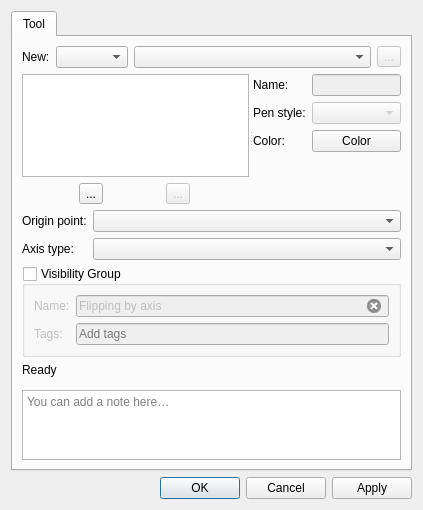
<?xml version="1.0" encoding="UTF-8"?>
<ui version="4.0">
 <class>DialogFlippingByAxis</class>
 <widget class="QDialog" name="DialogFlippingByAxis">
  <property name="geometry">
   <rect>
    <x>0</x>
    <y>0</y>
    <width>423</width>
    <height>510</height>
   </rect>
  </property>
  <property name="windowTitle">
   <string>Flipping by axis</string>
  </property>
  <property name="windowIcon">
   <iconset resource="../../../vmisc/share/resources/icon.qrc">
    <normaloff>:/icon/64x64/icon64x64.png</normaloff>:/icon/64x64/icon64x64.png</iconset>
  </property>
  <layout class="QVBoxLayout" name="verticalLayout_2">
   <item>
    <widget class="QTabWidget" name="tabWidget">
     <property name="currentIndex">
      <number>0</number>
     </property>
     <widget class="QWidget" name="tab">
      <attribute name="title">
       <string>Tool</string>
      </attribute>
      <layout class="QVBoxLayout" name="verticalLayout_4">
       <item>
        <layout class="QHBoxLayout" name="horizontalLayout_5">
         <item>
          <widget class="QLabel" name="label_8">
           <property name="sizePolicy">
            <sizepolicy hsizetype="Preferred" vsizetype="Preferred">
             <horstretch>0</horstretch>
             <verstretch>0</verstretch>
            </sizepolicy>
           </property>
           <property name="text">
            <string>New:</string>
           </property>
          </widget>
         </item>
         <item>
          <widget class="QComboBox" name="comboBoxObjectType">
           <property name="sizePolicy">
            <sizepolicy hsizetype="Preferred" vsizetype="Fixed">
             <horstretch>0</horstretch>
             <verstretch>0</verstretch>
            </sizepolicy>
           </property>
          </widget>
         </item>
         <item>
          <widget class="QComboBox" name="comboBoxNewObject">
           <property name="sizePolicy">
            <sizepolicy hsizetype="Expanding" vsizetype="Fixed">
             <horstretch>0</horstretch>
             <verstretch>0</verstretch>
            </sizepolicy>
           </property>
          </widget>
         </item>
         <item>
          <widget class="QToolButton" name="toolButtonNewObject">
           <property name="enabled">
            <bool>false</bool>
           </property>
           <property name="text">
            <string notr="true">...</string>
           </property>
           <property name="icon">
            <iconset theme="list-add"/>
           </property>
          </widget>
         </item>
        </layout>
       </item>
       <item>
        <widget class="QSplitter" name="splitter">
         <property name="orientation">
          <enum>Qt::Orientation::Horizontal</enum>
         </property>
         <widget class="QWidget" name="layoutWidget">
          <layout class="QVBoxLayout" name="verticalLayout">
           <item>
            <widget class="QListWidget" name="listWidget"/>
           </item>
           <item>
            <layout class="QHBoxLayout" name="horizontalLayout">
             <item>
              <widget class="QToolButton" name="toolButtonBulkRename">
               <property name="text">
                <string notr="true">...</string>
               </property>
               <property name="icon">
                <iconset theme="edit-rename"/>
               </property>
              </widget>
             </item>
             <item>
              <widget class="QToolButton" name="toolButtonRemoveObject">
               <property name="enabled">
                <bool>false</bool>
               </property>
               <property name="text">
                <string notr="true">...</string>
               </property>
               <property name="icon">
                <iconset theme="edit-delete"/>
               </property>
              </widget>
             </item>
            </layout>
           </item>
          </layout>
         </widget>
         <widget class="QWidget" name="formLayoutWidget">
          <layout class="QFormLayout" name="formLayout_2">
           <item row="0" column="0">
            <widget class="QLabel" name="labelName">
             <property name="text">
              <string>Name:</string>
             </property>
            </widget>
           </item>
           <item row="0" column="1">
            <widget class="QLineEdit" name="lineEditName">
             <property name="enabled">
              <bool>false</bool>
             </property>
             <property name="clearButtonEnabled">
              <bool>true</bool>
             </property>
            </widget>
           </item>
           <item row="1" column="0">
            <widget class="QLabel" name="label_7">
             <property name="text">
              <string>Pen style:</string>
             </property>
            </widget>
           </item>
           <item row="1" column="1">
            <widget class="QComboBox" name="comboBoxPenStyle">
             <property name="enabled">
              <bool>false</bool>
             </property>
             <property name="minimumSize">
              <size>
               <width>80</width>
               <height>0</height>
              </size>
             </property>
             <property name="maximumSize">
              <size>
               <width>110</width>
               <height>16777215</height>
              </size>
             </property>
             <property name="sizeAdjustPolicy">
              <enum>QComboBox::SizeAdjustPolicy::AdjustToContents</enum>
             </property>
             <property name="iconSize">
              <size>
               <width>80</width>
               <height>14</height>
              </size>
             </property>
            </widget>
           </item>
           <item row="2" column="0">
            <widget class="QLabel" name="label_6">
             <property name="text">
              <string>Color:</string>
             </property>
            </widget>
           </item>
           <item row="2" column="1">
            <widget class="VPE::QtColorPicker" name="pushButtonColor">
             <property name="text">
              <string notr="true">Color</string>
             </property>
            </widget>
           </item>
          </layout>
         </widget>
        </widget>
       </item>
       <item>
        <layout class="QFormLayout" name="formLayout">
         <item row="0" column="0">
          <widget class="QLabel" name="labelOriginPoint">
           <property name="text">
            <string>Origin point:</string>
           </property>
          </widget>
         </item>
         <item row="0" column="1">
          <widget class="QComboBox" name="comboBoxOriginPoint"/>
         </item>
         <item row="1" column="0">
          <widget class="QLabel" name="labelAxisType">
           <property name="text">
            <string>Axis type:</string>
           </property>
          </widget>
         </item>
         <item row="1" column="1">
          <widget class="QComboBox" name="comboBoxAxisType"/>
         </item>
        </layout>
       </item>
       <item>
        <widget class="QGroupBox" name="groupBoxVisibilityGroup">
         <property name="toolTip">
          <string>Enable to create a visibility group from original objects</string>
         </property>
         <property name="title">
          <string>Visibility Group</string>
         </property>
         <property name="checkable">
          <bool>true</bool>
         </property>
         <property name="checked">
          <bool>false</bool>
         </property>
         <layout class="QGridLayout" name="gridLayout">
          <item row="0" column="0">
           <widget class="QLabel" name="labelGroupName">
            <property name="text">
             <string>Name:</string>
            </property>
           </widget>
          </item>
          <item row="0" column="1">
           <widget class="QLineEdit" name="lineEditVisibilityGroup">
            <property name="text">
             <string>Flipping by axis</string>
            </property>
            <property name="clearButtonEnabled">
             <bool>true</bool>
            </property>
           </widget>
          </item>
          <item row="1" column="0">
           <widget class="QLabel" name="label">
            <property name="text">
             <string>Tags:</string>
            </property>
           </widget>
          </item>
          <item row="1" column="1">
           <widget class="VCompleterLineEdit" name="lineEditGroupTags">
            <property name="toolTip">
             <string>Separate each tag with comma.</string>
            </property>
            <property name="placeholderText">
             <string>Add tags</string>
            </property>
            <property name="clearButtonEnabled">
             <bool>true</bool>
            </property>
           </widget>
          </item>
         </layout>
        </widget>
       </item>
       <item>
        <widget class="QLabel" name="labelStatus">
         <property name="text">
          <string>Ready</string>
         </property>
        </widget>
       </item>
       <item>
        <layout class="QHBoxLayout" name="notesSeparatorLayout">
         <property name="leftMargin">
          <number>33</number>
         </property>
         <property name="rightMargin">
          <number>33</number>
         </property>
         <item>
          <widget class="QFrame" name="notesSeparator">
           <property name="minimumSize">
            <size>
             <width>0</width>
             <height>1</height>
            </size>
           </property>
           <property name="maximumSize">
            <size>
             <width>16777215</width>
             <height>1</height>
            </size>
           </property>
          </widget>
         </item>
        </layout>
       </item>
       <item>
        <widget class="QPlainTextEdit" name="plainTextEditToolNotes">
         <property name="placeholderText">
          <string>You can add a note here…</string>
         </property>
         <property name="maximumSize">
          <size>
           <width>16777215</width>
           <height>100</height>
          </size>
         </property>
        </widget>
       </item>
      </layout>
     </widget>
    </widget>
   </item>
   <item>
    <widget class="QDialogButtonBox" name="buttonBox">
     <property name="orientation">
      <enum>Qt::Orientation::Horizontal</enum>
     </property>
     <property name="standardButtons">
      <set>QDialogButtonBox::StandardButton::Apply|QDialogButtonBox::StandardButton::Cancel|QDialogButtonBox::StandardButton::Ok</set>
     </property>
    </widget>
   </item>
  </layout>
 </widget>
 <customwidgets>
  <customwidget>
   <class>VPE::QtColorPicker</class>
   <extends>QPushButton</extends>
   <header>../vpropertyexplorer/qtcolorpicker.h</header>
  </customwidget>
  <customwidget>
   <class>VCompleterLineEdit</class>
   <extends>QLineEdit</extends>
   <header>../vwidgets/vlineedit.h</header>
  </customwidget>
 </customwidgets>
 <resources>
  <include location="../../../vmisc/share/resources/icon.qrc"/>
 </resources>
 <connections>
  <connection>
   <sender>buttonBox</sender>
   <signal>accepted()</signal>
   <receiver>DialogFlippingByAxis</receiver>
   <slot>accept()</slot>
   <hints>
    <hint type="sourcelabel">
     <x>248</x>
     <y>254</y>
    </hint>
    <hint type="destinationlabel">
     <x>157</x>
     <y>274</y>
    </hint>
   </hints>
  </connection>
  <connection>
   <sender>buttonBox</sender>
   <signal>rejected()</signal>
   <receiver>DialogFlippingByAxis</receiver>
   <slot>reject()</slot>
   <hints>
    <hint type="sourcelabel">
     <x>316</x>
     <y>260</y>
    </hint>
    <hint type="destinationlabel">
     <x>286</x>
     <y>274</y>
    </hint>
   </hints>
  </connection>
 </connections>
</ui>
